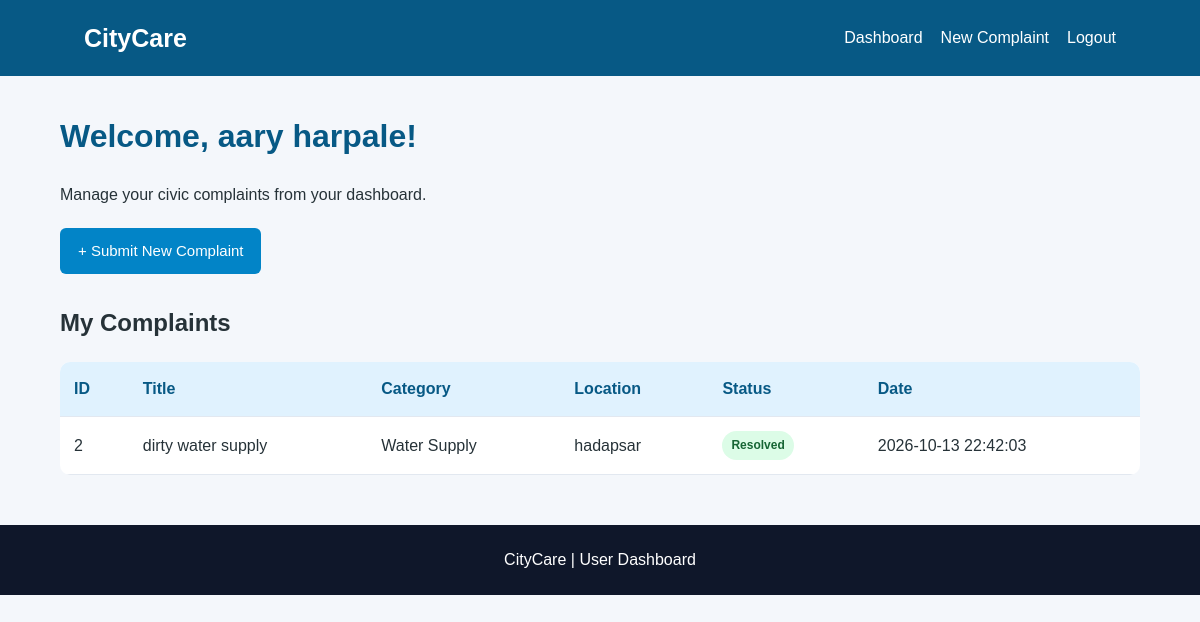
/dashboard (signed in), run on the app's committed database.
### tables this page shows
CREATE TABLE complaints (
            id INTEGER PRIMARY KEY AUTOINCREMENT,
            user_id INTEGER NOT NULL,
            title TEXT NOT NULL,
            category TEXT NOT NULL,
            location TEXT NOT NULL,
            description TEXT NOT NULL,
            status TEXT NOT NULL DEFAULT 'Pending',
            created_at TIMESTAMP DEFAULT CURRENT_TIMESTAMP,
            FOREIGN KEY (user_id) REFERENCES users(id)
        );

### app.py (the view)
@app.route("/dashboard")
def dashboard():
    if "user_id" not in session:
        return redirect(url_for("login"))
    if session.get("role") == "admin":
        return redirect(url_for("admin"))
    conn = get_db_connection()
    complaints = conn.execute("""
        SELECT * FROM complaints
        WHERE user_id = ?
        ORDER BY id DESC
    """, (session["user_id"],)).fetchall()
    conn.close()
    return render_template(
        "dashboard.html",
        complaints=complaints
    )

### database.py (called while the page is built)
def get_db_connection():
    conn = sqlite3.connect(DATABASE)
    conn.row_factory = sqlite3.Row
    return conn

### templates/dashboard.html (shortened to what this page needs)
<!DOCTYPE html>
<html lang="en">
<head>
    <link rel="stylesheet"
          href="{{ url_for('static', filename='css/style.css') }}">
</head>
<body>
<nav class="navbar">
    <a href="{{ url_for('dashboard') }}" class="logo">CityCare</a>
    <div class="nav-links">
        <a href="{{ url_for('dashboard') }}">Dashboard</a>
        <a href="{{ url_for('new_complaint') }}">New Complaint</a>
        <a href="{{ url_for('logout') }}">Logout</a>
    </div>
</nav>
<div class="container">
    <h1 class="page-title">
        Welcome, {{ session.get('name', 'User') }}!
    </h1>
    <p>Manage your civic complaints from your dashboard.</p>
    <div style="margin-top:20px;">
        <a href="{{ url_for('new_complaint') }}" class="btn">
            + Submit New Complaint
        </a>
    </div>
    <h2 style="margin-top:30px;">My Complaints</h2>
    {% if complaints %}
        <div class="table-container">
            <table>
                <thead>
                    <tr>
                        <th>ID</th>
                        <th>Title</th>
                        <th>Category</th>
                        <th>Location</th>
                        <th>Status</th>
                        <th>Date</th>
                    </tr>
                </thead>
                <tbody>
                    {% for complaint in complaints %}
                    <tr>
                        <td>{{ complaint['id'] }}</td>
                        <td>{{ complaint['title'] }}</td>
                        <td>{{ complaint['category'] }}</td>
                        <td>{{ complaint['location'] }}</td>
                        <td>
                            <span class="badge {{ complaint['status'].replace(' ', '-') }}">
                                {{ complaint['status'] }}
                            </span>
                        </td>
                        <td>{{ complaint['created_at'] }}</td>
                    </tr>
                    {% endfor %}
                </tbody>
            </table>
        </div>
    {% else %}
        <div class="card empty">
            <h3>No complaints yet</h3>
            <p>Submit your first complaint to get started.</p>
        </div>
    {% endif %}
</div>
<footer>
    <p>CityCare | User Dashboard</p>
</footer>
</body>
</html>

### static/css/style.css (style rules this page uses)
* { margin: 0; padding: 0; box-sizing: border-box; }
body { font-family: Arial, sans-serif; background: #f4f7fb; color: #263238; line-height: 1.6; }
.navbar { background: #075985; color: white; padding: 18px 7%; display: flex; justify-content: space-between; align-items: center; flex-wrap: wrap; gap: 12px; }
.logo { font-size: 25px; font-weight: bold; color: white; text-decoration: none; }
.nav-links { display: flex; flex-wrap: wrap; gap: 18px; }
.nav-links a { color: white; text-decoration: none; }
.container { width: 90%; max-width: 1100px; margin: 35px auto; }
.btn { display: inline-block; background: #0284c7; color: white; border: none; padding: 11px 18px; border-radius: 6px; text-decoration: none; cursor: pointer; font-size: 15px; }
.page-title { margin-bottom: 20px; color: #075985; }
.table-container { overflow-x: auto; background: white; border-radius: 10px; margin-top: 20px; }
table { width: 100%; border-collapse: collapse; min-width: 650px; }
th, td { padding: 14px; text-align: left; border-bottom: 1px solid #e2e8f0; }
th { background: #e0f2fe; color: #075985; }
.badge { display: inline-block; padding: 5px 9px; border-radius: 15px; font-size: 12px; font-weight: bold; }
.Resolved { background: #dcfce7; color: #166534; }
footer { text-align: center; background: #0f172a; color: white; padding: 22px; margin-top: 50px; }

### data on the page
complaints: id "2", title "dirty water supply", category "Water Supply", location "hadapsar", status "Resolved", created_at "2026-10-13 22:42:03"

### other printed values
{{ session.get('name', 'User') }} "aary harpale"
